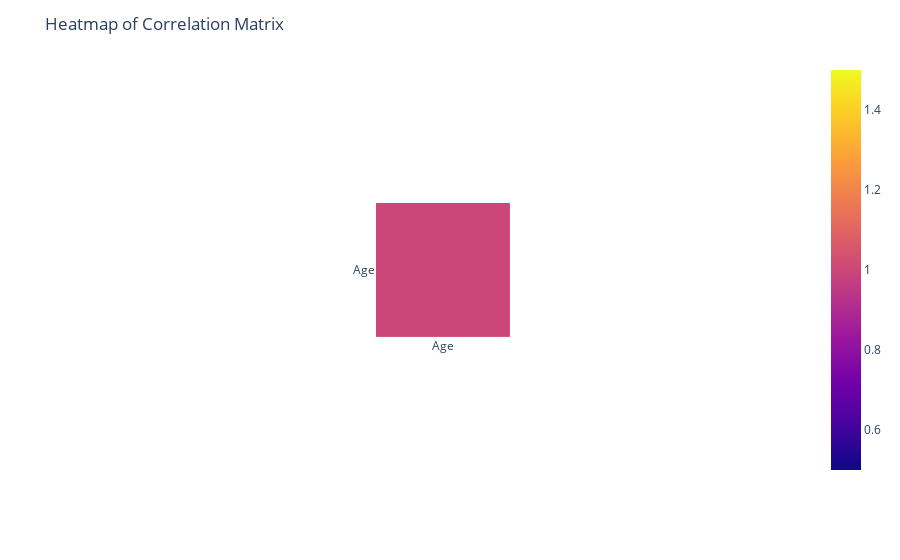

The notebook cell saved with this chart:
### Code cell
fig.update_layout(title='Heatmap of Correlation Matrix')

### Figure 1 — Plotly figure (JSON) as saved in the notebook; plotly's stock layout.template omitted (floating-point values rounded to 4 significant figures)
{"data": [{"coloraxis": "coloraxis", "hovertemplate": "x: %{x}<br>y: %{y}<br>color: %{z}<extra></extra>", "name": "0", "type": "heatmap", "x": ["Age"], "xaxis": "x", "y": ["Age"], "yaxis": "y", "z": [[1]]}], "layout": {"autosize": true, "coloraxis": {"colorscale": [[0, "#0d0887"], [0.1111, "#46039f"], [0.2222, "#7201a8"], [0.3333, "#9c179e"], [0.4444, "#bd3786"], [0.5556, "#d8576b"], [0.6667, "#ed7953"], [0.7778, "#fb9f3a"], [0.8889, "#fdca26"], [1, "#f0f921"]]}, "margin": {"t": 60}, "title": {"text": "Heatmap of Correlation Matrix"}, "xaxis": {"anchor": "y", "autorange": true, "constrain": "domain", "domain": [0.4076, 0.5924], "range": [-0.5, 0.5], "scaleanchor": "y", "type": "category"}, "yaxis": {"anchor": "x", "autorange": true, "constrain": "domain", "domain": [0, 1], "range": [0.5, -0.5], "type": "category"}}}
